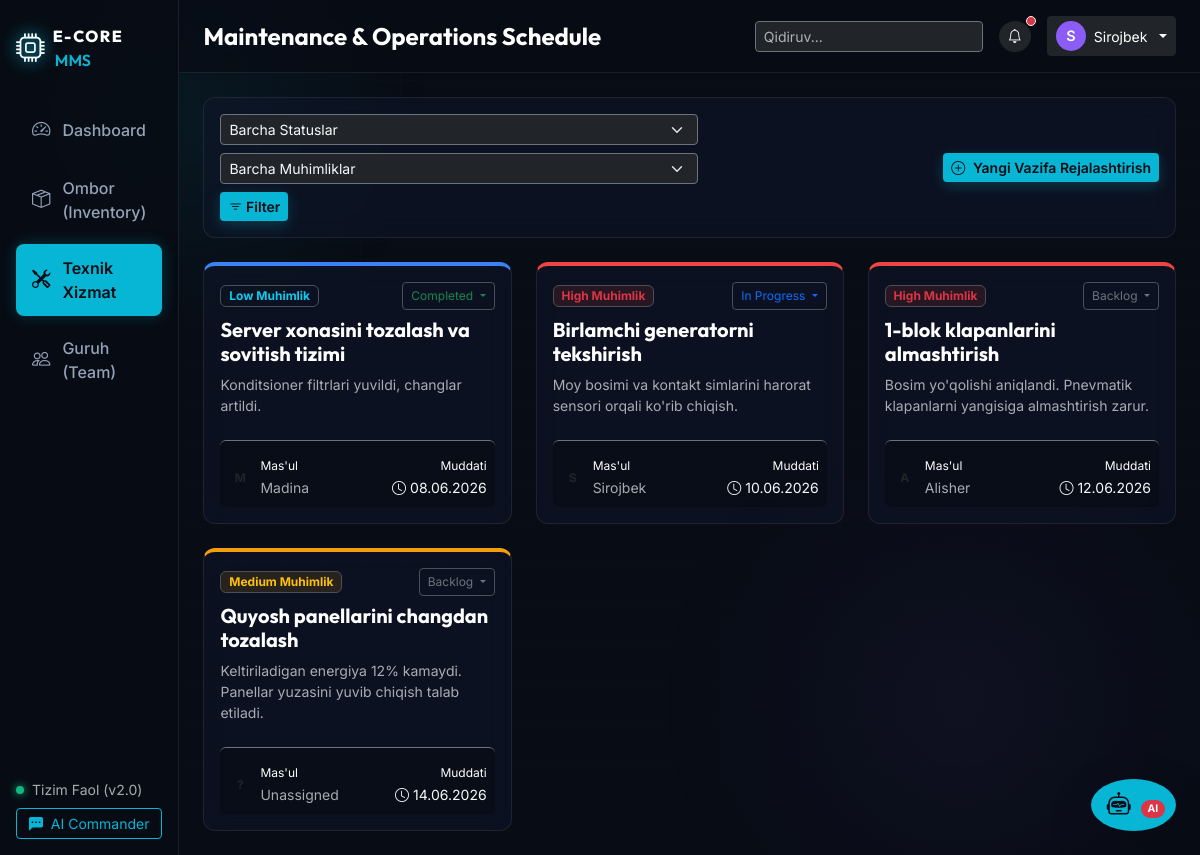
/tasks/, run on the app's committed database.
### mms_app/models.py (models this page shows, shortened)
class MaintenanceTask(models.Model):
    STATUS_CHOICES = [
        ('backlog', 'Backlog'),
        ('in_progress', 'In Progress'),
        ('completed', 'Completed'),
    ]
    PRIORITY_CHOICES = [
        ('low', 'Low'),
        ('medium', 'Medium'),
        ('high', 'High'),
    ]
    title = models.CharField(max_length=200)
    description = models.TextField(blank=True)
    status = models.CharField(max_length=20, choices=STATUS_CHOICES, default='backlog')
    priority = models.CharField(max_length=10, choices=PRIORITY_CHOICES, default='medium')
    assigned_to = models.ForeignKey(User, on_delete=models.SET_NULL, null=True, blank=True, related_name='tasks')
    due_date = models.DateField()
    created_at = models.DateTimeField(auto_now_add=True)
    @property
    def priority_class(self):
        if self.priority == 'high':
            return 'danger'
        elif self.priority == 'medium':
            return 'warning'
        return 'info'
    @property
    def status_class(self):
        if self.status == 'completed':
            return 'success'
        elif self.status == 'in_progress':
            return 'primary'
        return 'secondary'

### mms_app/views.py (the view, shortened to what this page needs)
# urls.py: path('tasks/', views.tasks_list, name='tasks'),
def tasks_list(request):
    status_filter = request.GET.get('status', '')
    priority_filter = request.GET.get('priority', '')
    tasks = MaintenanceTask.objects.all().order_by('due_date')
    if status_filter:
        tasks = tasks.filter(status=status_filter)
    if priority_filter:
        tasks = tasks.filter(priority=priority_filter)
    users = User.objects.all()
    context = {
        'tasks': tasks,
        'users': users,
        'selected_status': status_filter,
        'selected_priority': priority_filter,
        'page_title': 'Maintenance Schedule'
    }
    return render(request, 'tasks.html', context)

### mms_app/templates/tasks.html (shortened to what this page needs)
{% extends 'base.html' %}
{% load static %}
{% block header_title %}Maintenance & Operations Schedule{% endblock %}
{% block content %}
<div class="glass-panel p-3 mb-4 border-glass d-flex flex-wrap align-items-center justify-content-between gap-3">
    <form method="GET" class="d-flex flex-wrap gap-2 align-items-center">
        <select name="status" class="form-select form-select-sm bg-dark border-secondary text-light width-auto">
            <option value="">Barcha Statuslar</option>
        </select>
        <select name="priority" class="form-select form-select-sm bg-dark border-secondary text-light width-auto">
            <option value="">Barcha Muhimliklar</option>
        </select>
        <button type="submit" class="btn btn-cyan btn-sm"><i class="bi bi-filter"></i> Filter</button>
    </form>
    <button type="button" class="btn btn-cyan btn-sm" data-bs-toggle="modal" data-bs-target="#addTaskModal">
        <i class="bi bi-plus-circle me-1"></i> Yangi Vazifa Rejalashtirish
    </button>
</div>
<div class="row g-4">
    {% if tasks %}
        {% for task in tasks %}
        <div class="col-12 col-md-6 col-lg-4" id="task-card-{{ task.pk }}">
            <div class="task-card glass-panel h-100 border-glass border-top-{{ task.priority_class }} d-flex flex-column justify-content-between p-3 position-relative">
                <div>
                    <div class="d-flex justify-content-between align-items-center mb-2">
                        <span class="badge bg-{{ task.priority_class }}-opacity text-{{ task.priority_class }} border border-{{ task.priority_class }}-opacity small">
                            {{ task.get_priority_display }} Muhimlik
                        </span>
                        <div class="dropdown">
                            <button class="btn btn-dark-opacity border btn-xs dropdown-toggle text-{{ task.status_class }} border-{{ task.status_class }}-opacity" type="button" data-bs-toggle="dropdown" id="status-btn-{{ task.pk }}">
                                {{ task.get_status_display }}
                            </button>
                        </div>
                    </div>
                    <h5 class="font-outfit text-white fw-bold my-2">{{ task.title }}</h5>
                    <p class="text-muted small mb-3">{{ task.description|default:"Tavsif berilmagan." }}</p>
                </div>
                <div class="border-top border-secondary pt-3 mt-2 d-flex align-items-center justify-content-between bg-dark-opacity p-2 rounded">
                    <div class="d-flex align-items-center gap-2">
                        <div class="avatar-small bg-cyan text-dark fw-bold">{{ task.assigned_to.username|slice:":1"|upper|default:"?" }}</div>
                        <div>
                            <span class="d-block text-white extra-small">Mas'ul</span>
                            <span class="text-muted small">{{ task.assigned_to.username|default:"Unassigned" }}</span>
                        </div>
                    </div>
                    <div class="text-end">
                        <span class="d-block text-white extra-small">Muddati</span>
                        <span class="text-light small"><i class="bi bi-clock me-1 text-cyan"></i>{{ task.due_date|date:"d.m.Y" }}</span>
                    </div>
                </div>
            </div>
        </div>
        {% endfor %}
    {% endif %}
</div>
{% endblock %}

### mms_app/static/css/styles.css (style rules this page uses)
:root { --bg-dark: #080c14; --bg-card: rgba(15, 23, 42, 0.55); --border-glass: rgba(255, 255, 255, 0.08); --text-main: #f8fafc; --text-muted: #94a3b8; --neon-cyan: #06b6d4; --neon-cyan-glow: rgba(6, 182, 212, 0.25); --neon-blue: #3b82f6; --neon-blue-glow: rgba(59, 130, 246, 0.25); --neon-violet: #8b5cf6; --neon-violet-glow: rgba(139, 92, 246, 0.25); --neon-green: #10b981; --neon-green-glow: rgba(16, 185, 129, 0.25); --neon-warning: #f59e0b; --neon-warning-glow: rgba(245, 158, 11, 0.25); --neon-danger: #ef4444; --neon-danger-glow: rgba(239, 68, 68, 0.25); }
body { font-family: 'Inter', -apple-system, BlinkMacSystemFont, "Segoe UI", Roboto, sans-serif; background-color: var(--bg-dark); color: var(--text-main); overflow-x: hidden; position: relative; }
.font-outfit { font-family: 'Outfit', sans-serif; }
.glass-panel { background: var(--bg-card); backdrop-filter: blur(12px); -webkit-backdrop-filter: blur(12px); border: 1px solid var(--border-glass); border-radius: 12px; transition: all 0.3s cubic-bezier(0.4, 0, 0.2, 1); }
.bg-warning-opacity { background-color: rgba(245, 158, 11, 0.12); }
.bg-danger-opacity { background-color: rgba(239, 68, 68, 0.12); }
.bg-dark-opacity { background-color: rgba(0, 0, 0, 0.25); }
.border-top-danger { border-top: 4px solid var(--neon-danger); }
.border-top-warning { border-top: 4px solid var(--neon-warning); }
.border-top-info { border-top: 4px solid var(--neon-blue); }
.btn-xs { padding: 0.25rem 0.5rem; font-size: 0.75rem; border-radius: 4px; }
.extra-small { font-size: 0.75rem; }
.btn-cyan { background-color: var(--neon-cyan); color: var(--bg-dark); font-weight: 600; border: none; box-shadow: 0 4px 14px var(--neon-cyan-glow); transition: all 0.2s ease; }
.avatar-small { width: 24px; height: 24px; border-radius: 50%; font-size: 0.75rem; display: flex; align-items: center; justify-content: center; font-weight: bold; }

### data on the page
MaintenanceTask: priority "Low", status "Completed", title "Server xonasini tozalash va sovitish tizimi", description "Konditsioner filtrlari yuvildi, changlar artildi.", assigned_to.username "M", assigned_to.username "Madina", due_date "08.06.2026"
MaintenanceTask: priority "High", status "In Progress", title "Birlamchi generatorni tekshirish", description "Moy bosimi va kontakt simlarini harorat sensori orqali ko'rib chiqish.", assigned_to.username "S", assigned_to.username "Sirojbek", due_date "10.06.2026"
MaintenanceTask: priority "High", status "Backlog", title "1-blok klapanlarini almashtirish", description "Bosim yo'qolishi aniqlandi. Pnevmatik klapanlarni yangisiga almashtirish zarur.", assigned_to.username "A", assigned_to.username "Alisher", due_date "12.06.2026"
MaintenanceTask: priority "Medium", status "Backlog", title "Quyosh panellarini changdan tozalash", description "Keltiriladigan energiya 12% kamaydi. Panellar yuzasini yuvib chiqish talab etiladi.", assigned_to.username "?", assigned_to.username "Unassigned", due_date "14.06.2026"
